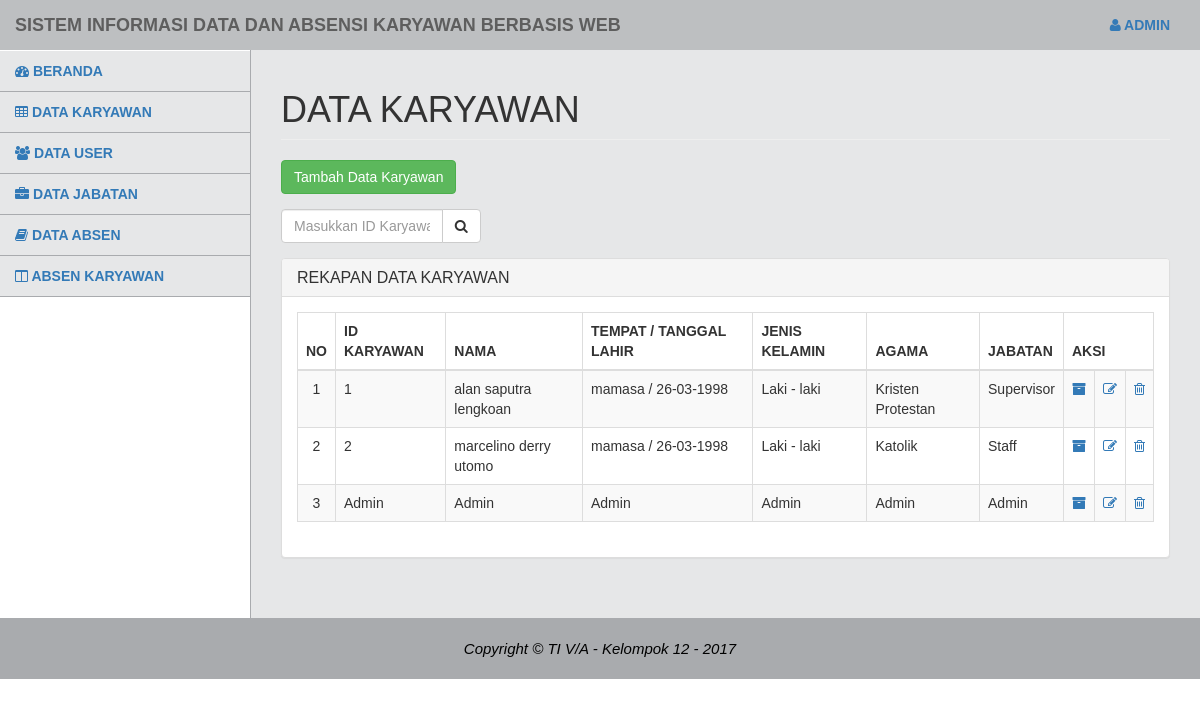
/prospenidkar.php, run on the app's committed database.
### tables this page shows
CREATE TABLE `tb_karyawan` (
  `id_karyawan` varchar(20) NOT NULL,
  `nama` varchar(50) NOT NULL,
  `tmp_tgl_lhr` varchar(20) NOT NULL,
  `jenkel` varchar(20) NOT NULL,
  `gol_dar` varchar(5) NOT NULL,
  `agama` varchar(20) NOT NULL,
  `alamat` varchar(50) NOT NULL,
  `no_tel` varchar(20) NOT NULL,
  `pen_ter` varchar(10) NOT NULL,
  `tah_lus` varchar(10) NOT NULL,
  `jabatan` varchar(20) NOT NULL,
  `foto` blob NOT NULL
);

### prospenidkar.php (the view, shortened to what this page needs)
<?php
include ("koneksi.php");
 ?>
<!DOCTYPE html>
<html>
  <head>
    <link href="vendor/css/bootstrap/bootstrap.min.css" rel="stylesheet">
    <link href="vendor/font-awesome/css/font-awesome.min.css" rel="stylesheet" type="text/css">
    <link href="css/tampilanadmin.css" rel="stylesheet">
  </head>
  <body>
    <div id="wrapper">
      <nav class="navbar navbar-default navbar-static-top" role="navigation" style="margin-bottom: 0">
          <div class="navbar-header">
            <a class="navbar-brand">Sistem Informasi Data dan Absensi Karyawan Berbasis Web</a>
          </div>
          <ul class="nav navbar-top-links navbar-right">
            <li class="">
              <a class="dropdown-toggle" data-toggle="dropdown" href="#">
                <i class="fa fa-user"></i> Admin
              </a>
            </li>
          </ul>
          <div class="navbar-default sidebar" role="navigation">
            <div class="sidebar-nav navbar-collapse">
              <ul class="nav" id="side-menu">
                <li>
                  <a href="beranda_admin.php">
                    <i class="fa fa-dashboard"></i> Beranda
                  </a>
                </li>
                <li>
                  <a href="data_karyawan.php">
                    <i class="fa fa-table"></i> Data Karyawan
                  </a>
                </li>
                <li>
                  <a href="data_user.php">
                    <i class="fa fa-users"></i> Data User
                  </a>
                </li>
                <li>
                  <a href="data_jabatan.php">
                    <i class="fa fa-briefcase"></i> Data Jabatan
                  </a>
                </li>
                <li>
                  <a href="data_absen.php">
                    <i class="fa fa-book"></i> Data Absen
                  </a>
                </li>
                <li>
                  <a href="absen_umum.php">
                    <i class="fa fa-columns"></i> Absen Karyawan
                  </a>
                </li>
              </ul>
            </div>
          </div>
      </nav>
      <div id="page-wrapper">
        <div class="row">
          <div class="col-lg-12">
            <h1 class="page-header">Data Karyawan</h1>
          </div>
        </div>
        <form class="form" action="tambah_karyawan.php" method="post">
          <div class="form-group">
            <input class="btn btn-success" type="submit" name="" value="Tambah Data Karyawan">
          </div>
        </form>
        <div class="row">
          <div class="col-sm-3">
            <form class="form" action="prospenidkar.php" method="post">
              <div class="form-group input-group">
                <input class="form-control" type="text" name="cari" placeholder="Masukkan ID Karyawan">
                <span class="input-group-btn">
                    <button class="btn btn-default" type="submit"><i class="fa fa-search"></i>
                    </button>
                </span>
              </div>
            </form>
          </div>
        </div>
        <div class="row">
          <div class="col-lg-12">
            <div class="panel panel-default">
              <div class="panel-heading">
                <h1 class="panel-title">Rekapan Data Karyawan</h1>
              </div>
              <div class="panel-body">
                <table width="100%" class="table table-striped table-bordered table-hover" id="dataTables-example">
                    <thead>
                        <tr>
                          <th>NO</th>
                          <th>ID KARYAWAN</th>
                          <th>NAMA</th>
                          <th>TEMPAT / TANGGAL LAHIR</th>
                          <th>JENIS KELAMIN</th>
                          <th>AGAMA</th>
                          <th>JABATAN</th>
                          <th colspan="3">AKSI</th>
                        </tr>
                    </thead>
                    <tbody>
                      <?php
                      $cari  = $_POST['cari'];
                      $sql   = "SELECT * FROM tb_karyawan WHERE id_karyawan LIKE '%$cari%'";
                      $query = mysqli_query($koneksi, $sql);
                      $no= 1;
                      while ($row = mysqli_fetch_array($query)){
                      ?>
                      <tr>
                        <td align="center"><?php echo $no ?></td>
                        <td align="left"><?php echo $row[0] ?></td>
                        <td align="left"><?php echo $row[1] ?></td>
                        <td align="left"><?php echo $row[2] ?></td>
                        <td align="left"><?php echo $row[3] ?></td>
                        <td align="left"><?php echo $row[5] ?></td>
                        <td align="left"><?php echo $row[10] ?></td>
                        <td align="right">
                          <a href="detail_karyawan.php?id_karyawan=<?php echo $row['id_karyawan'] ?>"><i class="fa fa-archive"></i></a>
                        </td>
                        <td align="right">
                          <a href="edit_karyawan.php?id_karyawan=<?php echo $row['id_karyawan'] ?>"><i class="fa fa-edit"></i></a>
                        </td>
                        <td align="right">
                          <a href="hapus_karyawan.php?id_karyawan=<?php echo $row['id_karyawan'] ?>" onclick="hapus()"><i class="fa fa-trash-o"></i></a>
                        </td>
                      </tr>
                      <?php
                      $no++;
                      }
                       ?>
                    </tbody>
                </table>
              </div>
            </div>
          </div>
        </div>
      </div>
    </div>
    <footer class="text-center">
      <div class="footer-below">
        <div class="container">
          <div class="row">
            <div class="col-lg-12">
              <em>Copyright &copy; TI V/A - Kelompok 12 - 2017</em>
            </div>
          </div>
        </div>
      </div>
    </footer>
  </body>
</html>

### css/tampilanadmin.css (style rules this page uses)
body { font-family: Arial, sans-serif; }
h1 { text-transform: uppercase; font-weight: 500; }
#wrapper { width: 100%; }
#page-wrapper { padding: 0 15px; min-height: 568px; background-color: #E6E7E8; }
@media (min-width: 768px) { #page-wrapper { position: inherit; margin: 0 0 0 250px; padding: 0 30px; border-left: 1px solid #A9ABAE; } }
.navbar { background-color: #BDBFC1; font-weight: 700; font-family: arial; text-transform: uppercase; border: none; }
.navbar-top-links { margin-right: 0; }
.navbar-top-links li { display: inline-block; }
.navbar-top-links li:last-child { margin-right: 15px; }
.navbar-top-links li a { padding: 15px; min-height: 50px; }
.sidebar { background-color: #E6E7E8; }
.sidebar .sidebar-nav.navbar-collapse { padding-left: 0; padding-right: 0; }
.sidebar ul li { border-bottom: 1px solid #A9ABAE; }
@media (min-width: 768px) { .sidebar { z-index: 1; position: absolute; width: 250px; margin-top: 51px; } }
@media (min-width: 768px) { .navbar-top-links { margin-left: auto; } }
footer { color: black; font-size: 15px; }
footer .footer-below { padding: 20px 0; background-color: #A9ABAE; }

### data on the page
tb_karyawan: id_karyawan "1", nama "alan saputra lengkoan", tmp_tgl_lhr "mamasa / 26-03-1998", jenkel "Laki - laki", agama "Kristen Protestan", jabatan "Supervisor"
tb_karyawan: id_karyawan "2", nama "marcelino derry utomo", tmp_tgl_lhr "mamasa / 26-03-1998", jenkel "Laki - laki", agama "Katolik", jabatan "Staff"
tb_karyawan: id_karyawan "Admin", nama "Admin", tmp_tgl_lhr "Admin", jenkel "Admin", agama "Admin", jabatan "Admin"
